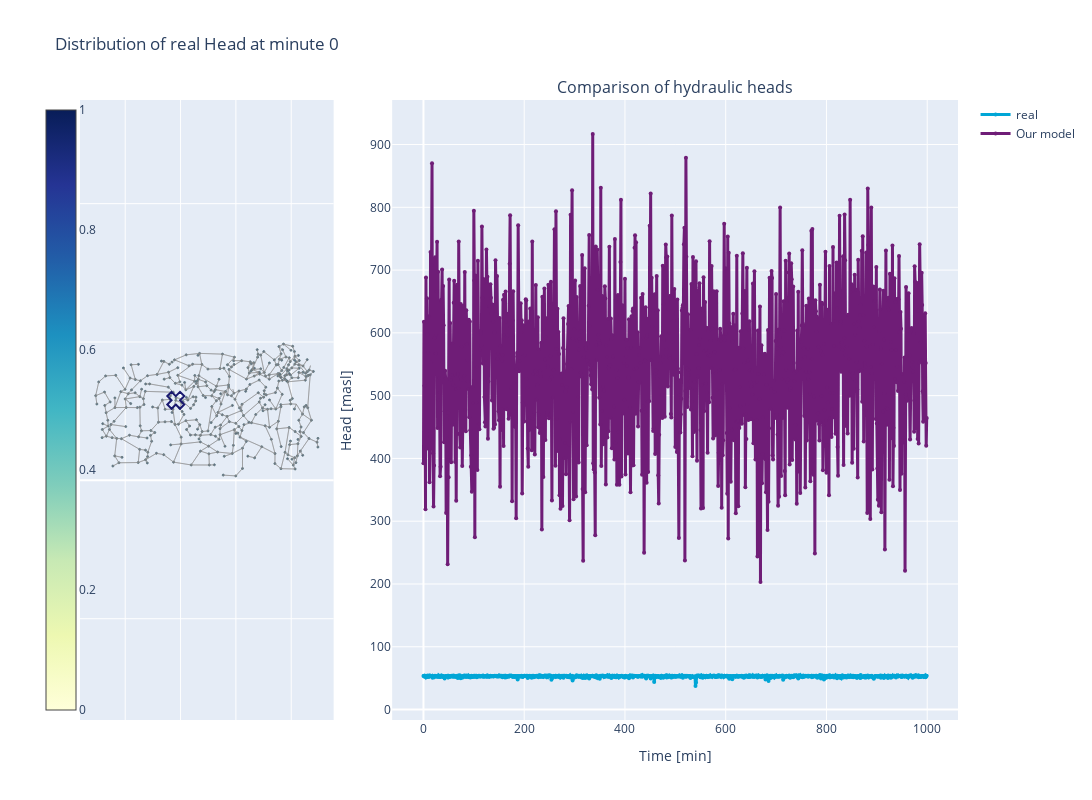

The notebook cell this image was saved under:
### Code cell
from utils.Dashboard import Dashboard
from IPython.display import display

_,_,_, pred, real, time = testing(model, val_loader)
d = Dashboard(pd.DataFrame(real.reshape(-1,n_nodes)),pd.DataFrame(pred.reshape(-1,n_nodes)),to_networkx(val_dataset[0],node_attrs=['pos']))
f = d.display_results()
display(f)

### Figure 1 — Plotly figure (JSON) as saved in the notebook; plotly's stock layout.template omitted (floating-point values rounded to 4 significant figures; data arrays with more than 128 entries replaced by an {"elided": "..."} marker saying what was removed)
{"data": [{"hovertemplate": "%{text}", "marker": {"cmax": 1, "cmin": 0, "color": {"elided": "379 float values"}, "colorbar": {"ticklabelposition": "outside", "x": -0.05}, "colorscale": [[0.0, "rgb(255,255,217)"], [0.125, "rgb(237,248,177)"], [0.25, "rgb(199,233,180)"], [0.375, "rgb(127,205,187)"], [0.5, "rgb(65,182,196)"], [0.625, "rgb(29,145,192)"], [0.75, "rgb(34,94,168)"], [0.875, "rgb(37,52,148)"], [1.0, "rgb(8,29,88)"]], "line": {"color": "DarkSlateGrey", "width": 1}, "showscale": true, "size": {"elided": "379 float values"}, "sizemin": 1, "sizeref": 30.05}, "mode": "markers", "name": "coordinates", "showlegend": false, "text": {"elided": "379 str values"}, "x": {"elided": "381 float values"}, "y": {"elided": "381 float values"}, "type": "scatter", "uid": "210f8561-edfe-42fd-bab9-d41911779663", "xaxis": "x", "yaxis": "y"}, {"line": {"width": 3}, "marker": {"color": "#00A6D6", "size": 4}, "mode": "lines+markers", "name": "real", "x": {"elided": "1000 int values"}, "y": {"elided": "1000 float values"}, "type": "scatter", "uid": "f1a086dd-d016-47af-ad06-94465bb77038", "xaxis": "x2", "yaxis": "y2"}, {"line": {"width": 3}, "marker": {"color": "#6F1D77", "size": 4}, "mode": "lines+markers", "name": "Our model", "x": {"elided": "1000 int values"}, "y": {"elided": "1000 float values"}, "type": "scatter", "uid": "dcf8b446-e83a-4a6a-9231-a4d7ee302c43", "xaxis": "x2", "yaxis": "y2"}, {"hoverinfo": "none", "line": {"color": "#888", "width": 0.5}, "mode": "lines", "showlegend": false, "x": {"elided": "2850 float values"}, "y": {"elided": "2850 float values"}, "type": "scatter", "uid": "2b1567bf-4e6d-4fbc-afbe-a0d08c09325b", "xaxis": "x", "yaxis": "y"}, {"marker": {"color": "midnightblue", "line": {"width": 2}, "size": 15, "symbol": "x-open"}, "showlegend": false, "x": [38280.0], "y": [28930.0], "type": "scatter", "uid": "4db3446f-07d6-48a5-8ece-2c6724c04356", "xaxis": "x", "yaxis": "y"}], "layout": {"annotations": [{"font": {"size": 16}, "showarrow": false, "text": " ", "x": 0.1444, "xanchor": "center", "xref": "paper", "y": 1.0, "yanchor": "bottom", "yref": "paper"}, {"font": {"size": 16}, "showarrow": false, "text": "Comparison of hydraulic heads", "x": 0.6778, "xanchor": "center", "xref": "paper", "y": 1.0, "yanchor": "bottom", "yref": "paper"}], "xaxis": {"anchor": "y", "domain": [0.0, 0.2889], "showticklabels": false}, "yaxis": {"anchor": "x", "domain": [0.0, 1.0], "scaleanchor": "x", "scaleratio": 1, "showticklabels": false}, "xaxis2": {"anchor": "y2", "domain": [0.3556, 1.0], "title": {"text": "Time [min]"}}, "yaxis2": {"anchor": "x2", "domain": [0.0, 1.0], "title": {"text": "Head [masl]"}}, "width": 1600, "height": 800, "title": {"text": "Distribution of real Head at minute 0"}}}
